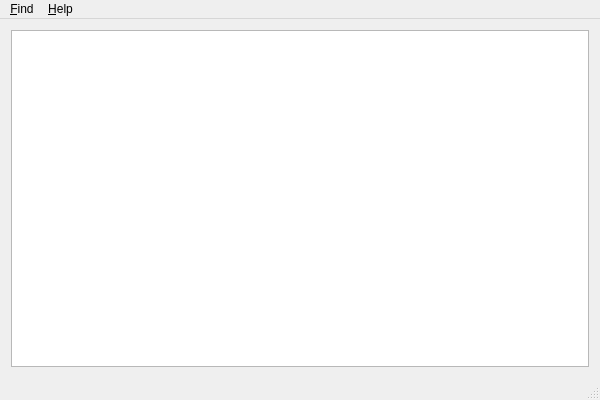
<?xml version="1.0" encoding="UTF-8"?>
<ui version="4.0">
 <class>MainWindow</class>
 <widget class="QMainWindow" name="MainWindow">
  <property name="geometry">
   <rect>
    <x>0</x>
    <y>0</y>
    <width>600</width>
    <height>400</height>
   </rect>
  </property>
  <property name="windowTitle">
   <string>Find/Replace Dialog Example</string>
  </property>
  <widget class="QWidget" name="centralWidget">
   <layout class="QGridLayout" name="gridLayout">
    <item row="0" column="0">
     <widget class="QPlainTextEdit" name="textEdit"/>
    </item>
   </layout>
  </widget>
  <widget class="QMenuBar" name="menuBar">
   <property name="geometry">
    <rect>
     <x>0</x>
     <y>0</y>
     <width>600</width>
     <height>21</height>
    </rect>
   </property>
   <widget class="QMenu" name="menu_Find">
    <property name="title">
     <string>&amp;Find</string>
    </property>
    <addaction name="actionFind"/>
    <addaction name="actionReplace"/>
    <addaction name="separator"/>
    <addaction name="actionFindNext"/>
    <addaction name="actionFindPrevious"/>
   </widget>
   <widget class="QMenu" name="menu_Help">
    <property name="title">
     <string>&amp;Help</string>
    </property>
    <addaction name="actionAbout"/>
    <addaction name="actionAboutQt"/>
   </widget>
   <addaction name="menu_Find"/>
   <addaction name="menu_Help"/>
  </widget>
  <widget class="QStatusBar" name="statusBar"/>
  <action name="actionFind">
   <property name="text">
    <string>&amp;Find...</string>
   </property>
   <property name="toolTip">
    <string>Find menu</string>
   </property>
   <property name="shortcut">
    <string>Ctrl+F</string>
   </property>
  </action>
  <action name="actionAbout">
   <property name="text">
    <string>&amp;About</string>
   </property>
   <property name="toolTip">
    <string>About this application</string>
   </property>
  </action>
  <action name="actionAboutQt">
   <property name="text">
    <string>About &amp;Qt</string>
   </property>
   <property name="toolTip">
    <string>About Qt</string>
   </property>
  </action>
  <action name="actionReplace">
   <property name="text">
    <string>Replace...</string>
   </property>
   <property name="toolTip">
    <string>Opens the Find/Replace dialog</string>
   </property>
   <property name="shortcut">
    <string>Ctrl+R</string>
   </property>
  </action>
  <action name="actionFindNext">
   <property name="text">
    <string>Find &amp;Next</string>
   </property>
   <property name="toolTip">
    <string>Find next occurrence</string>
   </property>
   <property name="shortcut">
    <string>F3</string>
   </property>
  </action>
  <action name="actionFindPrevious">
   <property name="text">
    <string>Find &amp;Previous</string>
   </property>
   <property name="toolTip">
    <string>Find previous occurrence</string>
   </property>
   <property name="shortcut">
    <string>Shift+F3</string>
   </property>
  </action>
 </widget>
 <layoutdefault spacing="6" margin="11"/>
 <resources/>
 <connections/>
</ui>
